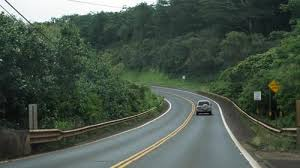
#> input picture Autonomous warehouse car - In progress until May 2025/Line follower/carlane.jpeg, 300 x 168 px; its folder holds only this picture in this run
$ jupyter execute 'Line follower-Copy1.ipynb'   (shell and % lines are left out)
#> lines starting #> are read from the running program, lines starting #| are printed output that depends on the picture; after the words box and inside, x2 and y2 are one past the last pixel; in counts of white or black regions, pixels touching at a corner belong together
[cell 1]
import cv2
import numpy as np
import matplotlib.pyplot as plt
import os

# Function to process the frame and detect lane lines
def process_frame(frame):
    # Convert to grayscale
    gray = cv2.cvtColor(frame, cv2.COLOR_BGR2GRAY)

    # Apply Gaussian Blur to reduce noise
    blurred = cv2.GaussianBlur(gray, (5, 5), 0)

    # Apply Canny edge detection
    edges = cv2.Canny(blurred, 60, 150)

    # Define a region of interest (ROI)
    height, width = edges.shape
    polygon = np.array([[
        (int(width * 0), int(height * 0.9)),
        (int(width * 0), height),
        (int(width * 1), height),
        (int(width * 1), int(height * 0.9)),
        (int(width * 0.6), int(height * 0.6)),
        (int(width * 0.4), int(height * 0.6))
    ]], np.int32)

    mask = np.zeros_like(edges)
    cv2.fillPoly(mask, polygon, 255)
    cropped_edges = cv2.bitwise_and(edges, mask)

    # Use Hough Transform to detect lines
    lines = cv2.HoughLinesP(cropped_edges, 1, np.pi / 180, 30, minLineLength=20, maxLineGap=10)

    return lines, edges, cropped_edges, polygon

# Function to determine movement commands based on lane lines
def determine_movement(lines, frame_width):
    if lines is None:
        return "No lanes detected", None

    # Separate lines into left and right
    left_lines = []
    right_lines = []
    for line in lines:
        x1, y1, x2, y2 = line[0]
        slope = (y2 - y1) / (x2 - x1) if x2 - x1 != 0 else np.inf
        if slope < 0:  # Left line
            left_lines.append(line)
        elif slope > 0:  # Right line
            right_lines.append(line)

    # Calculate the average position of the lanes
    left_line_x = np.mean([line[0][0] for line in left_lines]) if left_lines else None
    right_line_x = np.mean([line[0][0] for line in right_lines]) if right_lines else None

    # Determine the car's position relative to the lane center
    if left_line_x and right_line_x:
        lane_center = (left_line_x + right_line_x) / 2
        car_position = frame_width / 2
        if car_position < lane_center - 10:
            return "Move Right", (lane_center, car_position)
        elif car_position > lane_center + 10:
            return "Move Left", (lane_center, car_position)
        else:
            return "Forward", (lane_center, car_position)
    return "No clear direction", None

# Process all .jpeg images in the current directory
image_files = [file for file in os.listdir('.') if file.endswith('.jpeg')]

for image_file in image_files:
    frame = cv2.imread(image_file)
#> frame is the input picture: shape (168, 300, 3); mean B, G, R 74.5, 85.9, 73
    if frame is None:
        print(f"Error: Could not load {image_file}")
        continue

    lines, edges, cropped_edges, polygon = process_frame(frame)
#> in process_frame, `gray = cv2.cvtColor(frame, cv2.COLOR_BGR2GRAY)`:
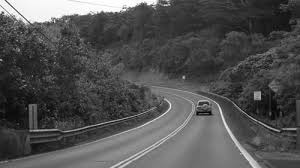
#> gray: shape (168, 300); min 1, max 255, mean 80.7
#> in process_frame, `blurred = cv2.GaussianBlur(gray, (5, 5), 0)`:
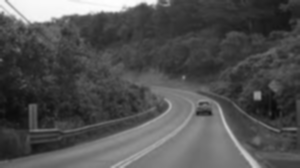
#> blurred: shape (168, 300); min 10, max 254, mean 80.7
#> in process_frame, `edges = cv2.Canny(blurred, 60, 150)`:
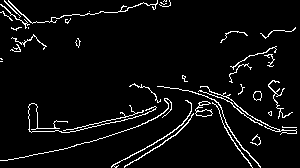
#> edges: shape (168, 300); 5% white in thin lines or dots
#> in process_frame, `cv2.fillPoly(mask, polygon, 255)`:
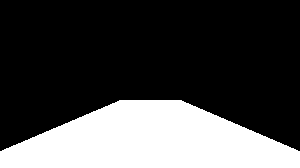
#> mask: shape (168, 300); 28.3% white; 1 white region, box (x1, y1, x2, y2) and area: (0, 100, 300, 168) 14253
#> in process_frame, `cropped_edges = cv2.bitwise_and(edges, mask)`:
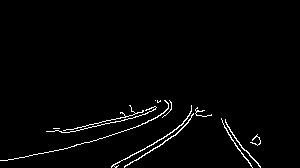
#> cropped_edges: shape (168, 300); 1.9% white in thin lines or dots, all inside (x1, y1, x2, y2) = (0, 100, 261, 168)
#> in process_frame, `lines = cv2.HoughLinesP(cropped_edges, 1, np.pi / 180, 30, minLineLeng..`: lines = [[65, 132, 147, 113], [1, 160, 74, 146], [124, 166, 177, 133], [111, 166, 169, 134], [89, 124, 134, 114], [58, 150, 140, 125], [222, 122, 260, 167], [49, 131, 85, 126], [224, 127, 245, 158]]
#> polygon = [[0, 151], [0, 168], [300, 168], [300, 151], [180, 100], [120, 100]]
    command, info = determine_movement(lines, frame.shape[1])
#> the loop in determine_movement, `for line in lines:` made 9 passes
#> (x1, y1, x2, y2, slope) on passes 1 to 9: (65, 132, 147, 113, -0.232), (1, 160, 74, 146, -0.192), (124, 166, 177, 133, -0.623), (111, 166, 169, 134, -0.552), (89, 124, 134, 114, -0.222), (58, 150, 140, 125, -0.305), (222, 122, 260, 167, 1.18), (49, 131, 85, 126, -0.139), (224, 127, 245, 158, 1.48)
#> after the loop in determine_movement, `for line in lines:`: left_lines = [[[65, 132, 147, 113]], [[1, 160, 74, 146]], [[124, 166, 177, 133]], [[111, 166, 169, 134]], [[89, 124, 134, 114]], [[58, 150, 140, 125]], [[49, 131, 85, 126]]]; right_lines = [[[222, 122, 260, 167]], [[224, 127, 245, 158]]]
#> in determine_movement, `left_line_x = np.mean([line[0][0] for line in left_lines]) if left_lin..`: left_line_x = 71
#> in determine_movement, `right_line_x = np.mean([line[0][0] for line in right_lines]) if right_..`: right_line_x = 223
#> in determine_movement, `lane_center = (left_line_x + right_line_x) / 2`: lane_center = 147
#> command = 'Forward'; info = (147, 150)

    # Display results
    plt.figure(figsize=(15, 3))
    plt.suptitle(f"Results for {image_file}", fontsize=16)

    plt.subplot(1, 3, 1)
    plt.title("Edges with Polygon")
    edges_with_polygon = cv2.cvtColor(edges, cv2.COLOR_GRAY2BGR)
#> edges_with_polygon: shape (168, 300, 3); 5% white in thin lines or dots
    cv2.polylines(edges_with_polygon, polygon, isClosed=True, color=(0, 255, 0), thickness=3)
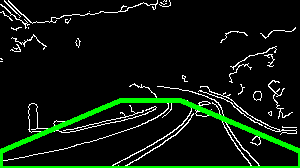
#> edges_with_polygon: shape (168, 300, 3); mean B, G, R 12.1, 23.7, 12.1
    plt.imshow(cv2.cvtColor(edges_with_polygon, cv2.COLOR_BGR2RGB))

    plt.subplot(1, 3, 2)
    plt.title("Cropped Edges")
    plt.imshow(cropped_edges, cmap='gray')

    plt.subplot(1, 3, 3)
    plt.title("Lane Detection")
    output_frame = frame.copy()
    if lines is not None:
        for line in lines:
            x1, y1, x2, y2 = line[0]
            cv2.line(output_frame, (x1, y1), (x2, y2), (0, 255, 0), 5)
#> this loop made 9 passes
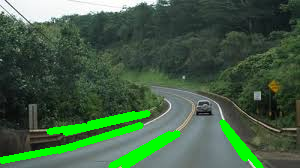
#> output_frame: shape (168, 300, 3); 6.66% of pixels changed, all inside (x1, y1, x2, y2) = (0, 110, 264, 168)
    plt.imshow(cv2.cvtColor(output_frame, cv2.COLOR_BGR2RGB))

    plt.show()
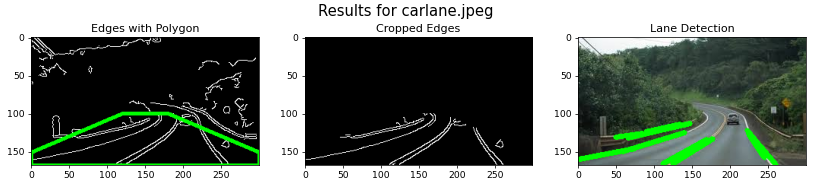
#> figure drawn by matplotlib, 3 panels

    # Print command for the current image
    print(f"Command for {image_file}: {command}")
#| Command for carlane.jpeg: Forward
    if info:
        print(f"Lane Center: {info[0]}, Car Position: {info[1]}")
#| Lane Center: 147.0, Car Position: 150.0

$ run again, on Autonomous warehouse car - In progress until May 2025/Line follower/images3.jpeg
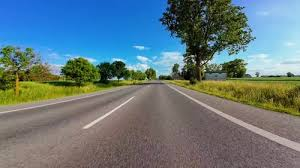
#> input picture Autonomous warehouse car - In progress until May 2025/Line follower/images3.jpeg, 300 x 168 px
#> frame is the input picture: shape (168, 300, 3); mean B, G, R 126.8, 120.9, 101.2
#> edges: shape (168, 300); 7.6% white in thin lines or dots, all inside (x1, y1, x2, y2) = (0, 0, 300, 151)
#> mask: shape (168, 300); 28.3% white; 1 white region, box (x1, y1, x2, y2) and area: (0, 100, 300, 168) 14253
#> cropped_edges: shape (168, 300); 0.43% white in thin lines or dots, all inside (x1, y1, x2, y2) = (82, 100, 298, 151)
#> in process_frame, `lines = cv2.HoughLinesP(cropped_edges, 1, np.pi / 180, 30, minLineLeng..`: lines = [[83, 127, 125, 101], [87, 128, 131, 100], [237, 124, 296, 150]]
#> `lines, edges, cropped_edges, polygon = process_frame(frame)`: polygon = [[0, 151], [0, 168], [300, 168], [300, 151], [180, 100], [120, 100]]
#> the loop in determine_movement, `for line in lines:` made 3 passes
#> (x1, y1, x2, y2, slope) on passes 1 to 3: (83, 127, 125, 101, -0.619), (87, 128, 131, 100, -0.636), (237, 124, 296, 150, 0.441)
#> after the loop in determine_movement, `for line in lines:`: left_lines = [[[83, 127, 125, 101]], [[87, 128, 131, 100]]]; right_lines = [[[237, 124, 296, 150]]]
#> left_line_x = 85
#> right_line_x = 237
#> lane_center = 161
#> command = 'Move Right'; info = (161, 150)
#> `cv2.polylines(edges_with_polygon, polygon, isClosed=True, color=(0, 25..`:
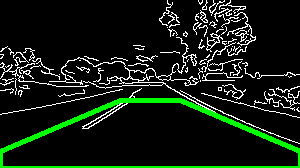
#> edges_with_polygon: shape (168, 300, 3); mean B, G, R 18.7, 30.2, 18.7
#> the loop `for line in lines:` made 3 passes
#> `plt.show()`:
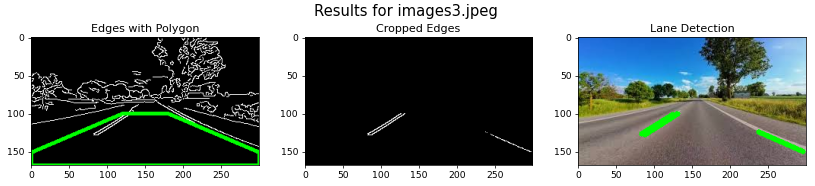
#> figure drawn by matplotlib, 3 panels
#| Command for images3.jpeg: Move Right
#| Lane Center: 161.0, Car Position: 150.0
